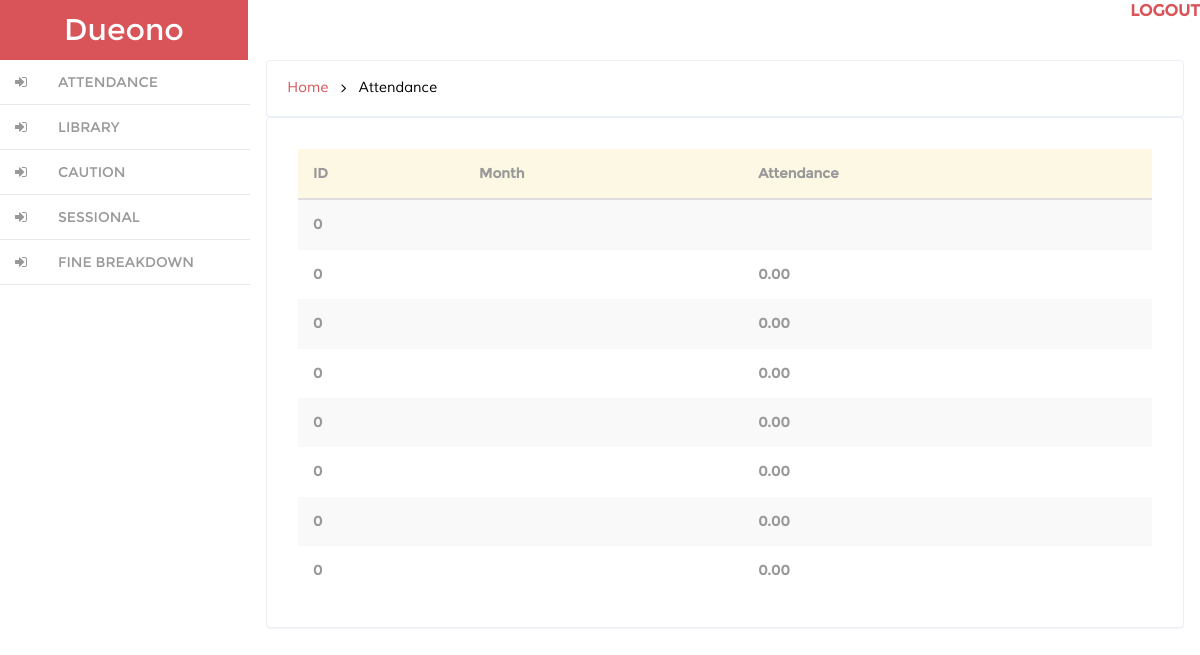
/student_attendance_view.php (signed in), run on the app's committed database.
### tables this page shows
CREATE TABLE `attendance` (
  `aid` int(11) NOT NULL,
  `id` int(255) NOT NULL,
  `month` varchar(255) NOT NULL,
  `attendance` varchar(100) NOT NULL
);

### server.php (called while the page is built, shortened)
<?php
$db = mysqli_connect('localhost','root','','college');
   		$query ="SELECT * FROM attendance WHERE id='$_SESSION[uid]'";
   		$showdata1= mysqli_query($db,$query);
	 ?>

### student_attendance_view.php (the view, shortened to what this page needs)
<?php include('server.php') ?>
<!DOCTYPE HTML>
<html>
<head>
<link href="css/bootstrap.min.css" rel='stylesheet' type='text/css' />
<link href="css/style.css" rel='stylesheet' type='text/css' />
<link href="css/font-awesome.css" rel="stylesheet">
</head>
<body>
<div id="wrapper">
       <?php include('student_navbar.php')?>
       <div class="banner">
          <h2>
        <a href="ui.php">Home</a>
        <i class="fa fa-angle-right"></i>
        <span>Attendance</span>
        </h2>
        </div>
 	<div class="banner" data-widget="{&quot;draggable&quot;: &quot;false&quot;}" data-widget-static="">
							<div class="panel-body no-padding">
								<table class="table table-striped">
									<thead>
										<tr class="warning">
											<th>ID</th>
											<th>Month</th>
											<th>Attendance</th>
										</tr>
									</thead>
									<tbody id="tablebody">
									<?php while($row = mysqli_fetch_array($showdata1)) {?>
  										<tr>
  		 									<td><?php echo $row['id']; ?></td>
											<td><?php echo $row['month']; ?></td>
	    									<td><?php echo $row['attendance']; ?></td>
  										</tr>
 									<?php } ?>
									</tbody>
								</table>
							</div>
						</div>
<link href="css/custom.css" rel="stylesheet">
</body>
</html>

### student_navbar.php (shortened to what this page needs)
       <nav class="navbar-default navbar-static-top" role="navigation">
            <div class="navbar-header">
              <h1> <a class="navbar-brand" href="">Dueono</a></h1>
              </div>
            <div class=" border-bottom">
           <div class="drop-men" >
               <ul class=" nav_1">
                   <a  name="logout" href="ui.php?logout='1'"  ><span style="color:#d95459" class=" name-caret"><b>LOGOUT<i ></i></span></a>
               </ul>
            </div>
           <div class="clearfix">
    </div>
<div class="navbar-default sidebar" role="navigation">
               <div class="sidebar-nav navbar-collapse">
               <ul class="nav" id="side-menu">
                   <ul class="nav nav-second-level">
                           <li><a href="student_attendance_view.php" class=" hvr-bounce-to-right"><i class="fa fa-sign-in nav_icon" selected></i>ATTENDANCE</a></li>
                           <li><a  href="student_library_view.php" class=" hvr-bounce-to-right"><i class="fa fa-sign-in nav_icon"></i>LIBRARY</a></li>
             <li><a  href="student_caution_view.php" class=" hvr-bounce-to-right"><i class="fa fa-sign-in nav_icon"></i>CAUTION</a></li>
             <li><a  href="student_exam_view.php" class=" hvr-bounce-to-right"><i class="fa fa-sign-in nav_icon"></i>SESSIONAL</a></li>
             <li><a  href="student_fine_view.php" class=" hvr-bounce-to-right"><i class="fa fa-sign-in nav_icon"></i>FINE BREAKDOWN</a></li>
                       </ul>
               </ul>
           </div>
     </div>
       </nav>
    <div id="page-wrapper" class="gray-bg dashbard-1">

### css/style.css (style rules this page uses)
h4, h5, h6, h1, h2, h3 { margin: 0; }
ul, ol { margin: 0;padding: 0; }
html, body { font-family:'Montserrat-Regular'; font-size: 100%; background:#F3F3F4; overflow-x: hidden; }
body a { transition:0.5s all; -webkit-transition:0.5s all; -moz-transition:0.5s all; -o-transition:0.5s all; -ms-transition:0.5s all; }
div#wrapper { background-color: #fff; }
.navbar-default.sidebar { background-color: #fff; }
h1 a.navbar-brand { color: #fff !important; font-size: 30px; font-weight: 500; padding: 20px 0px; background: #d95459; text-align: center; width:248px; height: 60px; }
i.nav_icon { color: #fff; margin-right:6px; }
.sidebar ul li a { color: #999; font-size:14px; }
.hvr-bounce-to-right { display: inline-block; vertical-align: middle; -webkit-transform: translateZ(0); transform: translateZ(0); box-shadow: 0 0 1px rgba(0, 0, 0, 0); -webkit-backface-visibility: hidden; backface-visibility: hidden; -moz-osx-font-smoothing: grayscale; position: relative; -webkit-transition-property: color; transition-property: color; -webkit-transition-duration: 0.5s; transition-duration: 0.5s; }
.hvr-bounce-to-right:before { content: ""; position: absolute; z-index: -1; top: 0; left: 0; right: 80%; bottom: 0; background:#7f8c8d; -webkit-transform: scaleX(0); transform: scaleX(0); -webkit-transform-origin: 0 50%; transform-origin: 0 50%; -webkit-transition-property: transform; transition-property: transform; -webkit-transition-duration: 0.5s; transition-duration: 0.5s; -webkit-transition-timing-function: ease-out; transition-timing-function: ease-out; }
.nav > li > a { color: #999; font-weight:500; padding: 0px 20px 0px 0px; font-size: 0.85em; border-bottom: 1px solid #E9E9E9; }
.nav > li > a i { margin-right: 14px; }
i.nav_icon { color: #999; padding: 15px; width: 44px; height: 44px; }
@media (min-width: 768px) { #page-wrapper { position: inherit; margin: 0 0 0 240px; min-height: 1000px; } }
.border-bottom { background-color: #fff; }
.drop-men { float: right; }
.banner { background: #fff; display: block; margin: 0em 1em ; padding:1em; border: 1px solid #ebeff6; border-color: #ebeff6; border-radius: 4px; -webkit-border-radius: 4px; -o-border-radius: 4px; -moz-border-radius: 4px; -ms-border-radius: 4px; -webkit-box-shadow: 0 1px 1px rgba(0,0,0,.05); box-shadow: 0 1px 1px rgba(0,0,0,.05); }
.banner h2 { font-size:0.9em; }
.banner h2 a { color:#D95459; text-decoration:none; font-family: 'Muli-Regular'; padding:0.3em ; }
.banner h2 span { color:#000; font-family: 'Muli-Regular'; padding:0.3em ; }
.banner h2 i { color:#000; vertical-align:middle; padding:0.3em ; }
.table td, .table>tbody>tr>td, .table>tbody>tr>th, .table>tfoot>tr>td, .table>tfoot>tr>th, .table>thead>tr>td, .table>thead>tr>th { padding: 15px !important; font-size: 0.85em; color: #999; border-top: none !important; }
.table { margin-bottom: 0; }

### css/custom.css (style rules this page uses)
#wrapper { width: 100%; }
#page-wrapper { min-height: 568px; }
@media (min-width:768px) { #page-wrapper { position: inherit; margin: 0 0 0 250px; } }
.sidebar .sidebar-nav.navbar-collapse { padding-right: 0; padding-left: 0; }
.sidebar .nav-second-level li, .sidebar .nav-third-level li { border-bottom: 0!important; }
@media (min-width:768px) { .sidebar { z-index: 1; position: absolute; width: 250px; } }

### data on the page
attendance: id "0"
attendance: id "0", attendance "0.00"
attendance: id "0", attendance "0.00"
attendance: id "0", attendance "0.00"
attendance: id "0", attendance "0.00"
attendance: id "0", attendance "0.00"
attendance: id "0", attendance "0.00"
attendance: id "0", attendance "0.00"
